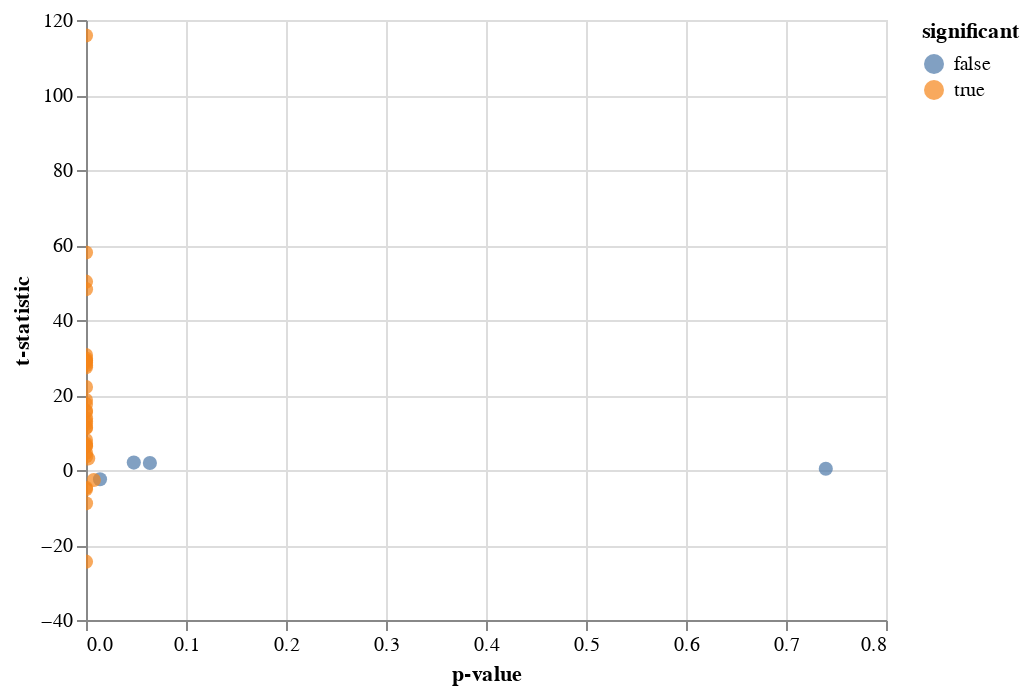

Notebook cell for this chart:
### Code cell
chart = alt.Chart(ate_df_plot).mark_circle(size=50).encode(
    x='p-value',
    y='t-statistic',
    color='significant:N',
    tooltip=['State', 't-statistic', 'p-value', 'Frequency', 'Percentage']
).interactive()

chart.save('../report/assets/p-t.html')

chart

### Figure 1 — Vega-Lite specification as saved in the notebook (floating-point values rounded to 4 significant figures)
{"config": {"view": {"continuousWidth": 400, "continuousHeight": 300}}, "data": {"name": "data-f45631830ffb395edb9339c7d8b3c6e4"}, "mark": {"type": "circle", "size": 50}, "encoding": {"color": {"field": "significant", "type": "nominal"}, "tooltip": [{"field": "State", "type": "nominal"}, {"field": "t-statistic", "type": "quantitative"}, {"field": "p-value", "type": "quantitative"}, {"field": "Frequency", "type": "nominal"}, {"field": "Percentage", "type": "nominal"}], "x": {"field": "p-value", "type": "quantitative"}, "y": {"field": "t-statistic", "type": "quantitative"}}, "selection": {"selector001": {"type": "interval", "bind": "scales", "encodings": ["x", "y"]}}, "$schema": "https://vega.github.io/schema/vega-lite/v4.17.0.json", "datasets": {"data-f45631830ffb395edb9339c7d8b3c6e4": [{"t-statistic": 13.81, "p-value": 0.0, "significant": true, "State": "Alabama", "Frequency": "12,470", "Percentage": "0.7%"}, {"t-statistic": -4.758, "p-value": 0.0, "significant": true, "State": "Arizona", "Frequency": "133,455", "Percentage": "7.7%"}, {"t-statistic": 30.64, "p-value": 0.0, "significant": true, "State": "Arkansas", "Frequency": "12,144", "Percentage": "0.7%"}, {"t-statistic": 17.6, "p-value": 0.0, "significant": true, "State": "California", "Frequency": "133,017", "Percentage": "7.7%"}, {"t-statistic": -24.44, "p-value": 0.0, "significant": true, "State": "Colorado", "Frequency": "54,354", "Percentage": "3.2%"}, {"t-statistic": 27.38, "p-value": 0.0, "significant": true, "State": "Connecticut", "Frequency": "62,440", "Percentage": "3.6%"}, {"t-statistic": 3.686, "p-value": 0.0002, "significant": true, "State": "Delaware", "Frequency": "7,635", "Percentage": "0.4%"}, {"t-statistic": 11.18, "p-value": 0.0, "significant": true, "State": "Georgia", "Frequency": "40,232", "Percentage": "2.3%"}, {"t-statistic": 0.3321, "p-value": 0.7398, "significant": false, "State": "Hawaii", "Frequency": "8,187", "Percentage": "0.5%"}, {"t-statistic": 22.14, "p-value": 0.0, "significant": true, "State": "Illinois", "Frequency": "39,772", "Percentage": "2.3%"}, {"t-statistic": 13.0, "p-value": 0.0, "significant": true, "State": "Indiana", "Frequency": "15,028", "Percentage": "0.9%"}, {"t-statistic": 29.15, "p-value": 0.0, "significant": true, "State": "Iowa", "Frequency": "23,151", "Percentage": "1.3%"}, {"t-statistic": 6.442, "p-value": 0.0, "significant": true, "State": "Kansas", "Frequency": "3,954", "Percentage": "0.2%"}, {"t-statistic": -8.892, "p-value": 0.0, "significant": true, "State": "Louisiana", "Frequency": "14,192", "Percentage": "0.8%"}, {"t-statistic": -2.458, "p-value": 0.014, "significant": false, "State": "Maine", "Frequency": "6,860", "Percentage": "0.4%"}, {"t-statistic": 3.064, "p-value": 0.0022, "significant": true, "State": "Maryland", "Frequency": "30,143", "Percentage": "1.7%"}, {"t-statistic": 29.16, "p-value": 0.0, "significant": true, "State": "Massachusetts", "Frequency": "67,710", "Percentage": "3.9%"}, {"t-statistic": -5.164, "p-value": 0.0, "significant": true, "State": "Michigan", "Frequency": "72,108", "Percentage": "4.2%"}, {"t-statistic": 48.22, "p-value": 0.0, "significant": true, "State": "Minnesota", "Frequency": "51,636", "Percentage": "3.0%"}, {"t-statistic": 58.01, "p-value": 0.0, "significant": true, "State": "Mississippi", "Frequency": "4,464", "Percentage": "0.3%"}, {"t-statistic": 50.23, "p-value": 0.0, "significant": true, "State": "Missouri", "Frequency": "47,258", "Percentage": "2.7%"}, {"t-statistic": 6.983, "p-value": 0.0, "significant": true, "State": "Montana", "Frequency": "1,139", "Percentage": "0.1%"}, {"t-statistic": 4.615, "p-value": 0.0, "significant": true, "State": "Nebraska", "Frequency": "9,656", "Percentage": "0.6%"}, {"t-statistic": 7.989, "p-value": 0.0, "significant": true, "State": "Nevada", "Frequency": "8,653", "Percentage": "0.5%"}, {"t-statistic": 15.82, "p-value": 0.0, "significant": true, "State": "NewJersey", "Frequency": "87,474", "Percentage": "5.1%"}, {"t-statistic": 115.9, "p-value": 0.0, "significant": true, "State": "NewYork", "Frequency": "258,940", "Percentage": "15.0%"}, {"t-statistic": 15.44, "p-value": 0.0, "significant": true, "State": "Ohio", "Frequency": "17,389", "Percentage": "1.0%"}, {"t-statistic": 27.93, "p-value": 0.0, "significant": true, "State": "Oklahoma", "Frequency": "12,780", "Percentage": "0.7%"}, {"t-statistic": 11.34, "p-value": 0.0, "significant": true, "State": "RhodeIsland", "Frequency": "10,654", "Percentage": "0.6%"}, {"t-statistic": 18.67, "p-value": 0.0, "significant": true, "State": "SouthCarolina", "Frequency": "33,001", "Percentage": "1.9%"}, {"t-statistic": 6.366, "p-value": 0.0, "significant": true, "State": "SouthDakota", "Frequency": "16,397", "Percentage": "1.0%"}, {"t-statistic": 29.74, "p-value": 0.0, "significant": true, "State": "Tennessee", "Frequency": "17,537", "Percentage": "1.0%"}, {"t-statistic": 28.66, "p-value": 0.0, "significant": true, "State": "Texas", "Frequency": "34,162", "Percentage": "2.0%"}, {"t-statistic": 12.31, "p-value": 0.0, "significant": true, "State": "Utah", "Frequency": "17,100", "Percentage": "1.0%"}, {"t-statistic": 1.853, "p-value": 0.0639, "significant": false, "State": "Vermont", "Frequency": "9,185", "Percentage": "0.5%"}, {"t-statistic": 1.98, "p-value": 0.0478, "significant": false, "State": "Wisconsin", "Frequency": "6,873", "Percentage": "0.4%"}, {"t-statistic": -2.665, "p-value": 0.0078, "significant": true, "State": "PuertoRico", "Frequency": "2,778", "Percentage": "0.2%"}]}}
